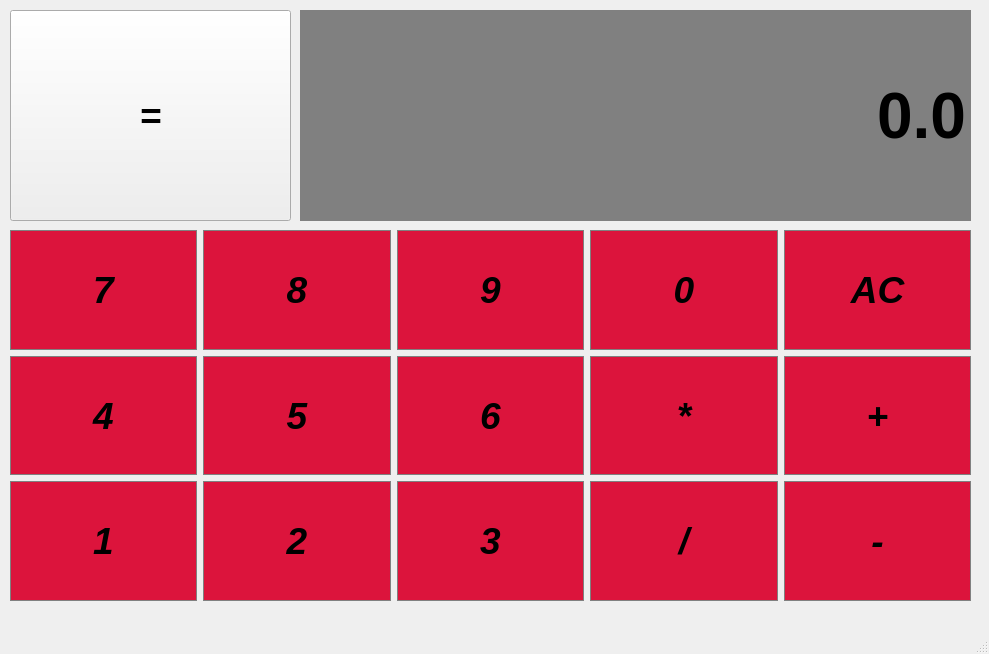
<?xml version="1.0" encoding="UTF-8"?>
<ui version="4.0">
 <class>Calc</class>
 <widget class="QMainWindow" name="Calc">
  <property name="geometry">
   <rect>
    <x>0</x>
    <y>0</y>
    <width>989</width>
    <height>654</height>
   </rect>
  </property>
  <property name="windowTitle">
   <string>Calc</string>
  </property>
  <widget class="QWidget" name="centralwidget">
   <widget class="QWidget" name="gridLayoutWidget">
    <property name="geometry">
     <rect>
      <x>10</x>
      <y>230</y>
      <width>961</width>
      <height>371</height>
     </rect>
    </property>
    <property name="sizePolicy">
     <sizepolicy hsizetype="Preferred" vsizetype="Preferred">
      <horstretch>0</horstretch>
      <verstretch>0</verstretch>
     </sizepolicy>
    </property>
    <property name="styleSheet">
     <string notr="true">QPushButton {
	background-color: #DC143C;
	border: 1px solid gray;
	padding: 5px;
}
QPushButton:pressed {
	background-color: #8B0000;
	border: 1px solid gray;
	padding: 5px;
}</string>
    </property>
    <layout class="QGridLayout" name="gridLayout">
     <item row="2" column="1">
      <widget class="QPushButton" name="Button2">
       <property name="sizePolicy">
        <sizepolicy hsizetype="Preferred" vsizetype="Preferred">
         <horstretch>0</horstretch>
         <verstretch>0</verstretch>
        </sizepolicy>
       </property>
       <property name="font">
        <font>
         <family>Arial</family>
         <pointsize>28</pointsize>
         <weight>75</weight>
         <italic>true</italic>
         <bold>true</bold>
        </font>
       </property>
       <property name="styleSheet">
        <string notr="true">QPushButton {
	background-color: #DC143C;
	border: 1px solid gray;
	padding: 5px;
}
QPushButton:pressed {
	background-color: #8B0000;
	border: 1px solid gray;
	padding: 5px;
}</string>
       </property>
       <property name="locale">
        <locale language="English" country="UnitedStates"/>
       </property>
       <property name="text">
        <string>2</string>
       </property>
      </widget>
     </item>
     <item row="1" column="4">
      <widget class="QPushButton" name="Add">
       <property name="sizePolicy">
        <sizepolicy hsizetype="Preferred" vsizetype="Preferred">
         <horstretch>0</horstretch>
         <verstretch>0</verstretch>
        </sizepolicy>
       </property>
       <property name="font">
        <font>
         <family>Arial</family>
         <pointsize>28</pointsize>
         <weight>75</weight>
         <italic>true</italic>
         <bold>true</bold>
        </font>
       </property>
       <property name="styleSheet">
        <string notr="true">QPushButton {
	background-color: #DC143C;
	border: 1px solid gray;
	padding: 5px;
}
QPushButton:pressed {
	background-color: #8B0000;
	border: 1px solid gray;
	padding: 5px;
}</string>
       </property>
       <property name="locale">
        <locale language="English" country="UnitedStates"/>
       </property>
       <property name="text">
        <string>+</string>
       </property>
      </widget>
     </item>
     <item row="1" column="3">
      <widget class="QPushButton" name="Multiply">
       <property name="sizePolicy">
        <sizepolicy hsizetype="Preferred" vsizetype="Preferred">
         <horstretch>0</horstretch>
         <verstretch>0</verstretch>
        </sizepolicy>
       </property>
       <property name="font">
        <font>
         <family>Arial</family>
         <pointsize>28</pointsize>
         <weight>75</weight>
         <italic>true</italic>
         <bold>true</bold>
        </font>
       </property>
       <property name="styleSheet">
        <string notr="true">QPushButton {
	background-color: #DC143C;
	border: 1px solid gray;
	padding: 5px;
}
QPushButton:pressed {
	background-color: #8B0000;
	border: 1px solid gray;
	padding: 5px;
}</string>
       </property>
       <property name="locale">
        <locale language="English" country="UnitedStates"/>
       </property>
       <property name="text">
        <string>*</string>
       </property>
      </widget>
     </item>
     <item row="0" column="0">
      <widget class="QPushButton" name="Button7">
       <property name="sizePolicy">
        <sizepolicy hsizetype="Preferred" vsizetype="Preferred">
         <horstretch>0</horstretch>
         <verstretch>0</verstretch>
        </sizepolicy>
       </property>
       <property name="font">
        <font>
         <family>Arial</family>
         <pointsize>28</pointsize>
         <weight>75</weight>
         <italic>true</italic>
         <bold>true</bold>
        </font>
       </property>
       <property name="styleSheet">
        <string notr="true">QPushButton {
	background-color: #DC143C;
	border: 1px solid gray;
	padding: 5px;
}
QPushButton:pressed {
	background-color: #8B0000;
	border: 1px solid gray;
	padding: 5px;
}</string>
       </property>
       <property name="locale">
        <locale language="English" country="UnitedStates"/>
       </property>
       <property name="text">
        <string>7</string>
       </property>
      </widget>
     </item>
     <item row="2" column="0">
      <widget class="QPushButton" name="Button1">
       <property name="sizePolicy">
        <sizepolicy hsizetype="Preferred" vsizetype="Preferred">
         <horstretch>0</horstretch>
         <verstretch>0</verstretch>
        </sizepolicy>
       </property>
       <property name="font">
        <font>
         <family>Arial</family>
         <pointsize>28</pointsize>
         <weight>75</weight>
         <italic>true</italic>
         <bold>true</bold>
        </font>
       </property>
       <property name="styleSheet">
        <string notr="true">QPushButton {
	background-color: #DC143C;
	border: 1px solid gray;
	padding: 5px;
}
QPushButton:pressed {
	background-color: #8B0000;
	border: 1px solid gray;
	padding: 5px;
}</string>
       </property>
       <property name="locale">
        <locale language="English" country="UnitedStates"/>
       </property>
       <property name="text">
        <string>1</string>
       </property>
      </widget>
     </item>
     <item row="0" column="3">
      <widget class="QPushButton" name="Button0">
       <property name="sizePolicy">
        <sizepolicy hsizetype="Preferred" vsizetype="Preferred">
         <horstretch>0</horstretch>
         <verstretch>0</verstretch>
        </sizepolicy>
       </property>
       <property name="font">
        <font>
         <family>Arial</family>
         <pointsize>28</pointsize>
         <weight>75</weight>
         <italic>true</italic>
         <bold>true</bold>
        </font>
       </property>
       <property name="styleSheet">
        <string notr="true">QPushButton {
	background-color: #DC143C;
	border: 1px solid gray;
	padding: 5px;
}
QPushButton:pressed {
	background-color: #8B0000;
	border: 1px solid gray;
	padding: 5px;
}</string>
       </property>
       <property name="locale">
        <locale language="English" country="UnitedStates"/>
       </property>
       <property name="text">
        <string>0</string>
       </property>
      </widget>
     </item>
     <item row="2" column="2">
      <widget class="QPushButton" name="Button3">
       <property name="sizePolicy">
        <sizepolicy hsizetype="Preferred" vsizetype="Preferred">
         <horstretch>0</horstretch>
         <verstretch>0</verstretch>
        </sizepolicy>
       </property>
       <property name="font">
        <font>
         <family>Arial</family>
         <pointsize>28</pointsize>
         <weight>75</weight>
         <italic>true</italic>
         <bold>true</bold>
        </font>
       </property>
       <property name="styleSheet">
        <string notr="true">QPushButton {
	background-color: #DC143C;
	border: 1px solid gray;
	padding: 5px;
}
QPushButton:pressed {
	background-color: #8B0000;
	border: 1px solid gray;
	padding: 5px;
}</string>
       </property>
       <property name="locale">
        <locale language="English" country="UnitedStates"/>
       </property>
       <property name="text">
        <string>3</string>
       </property>
      </widget>
     </item>
     <item row="2" column="3">
      <widget class="QPushButton" name="Divide">
       <property name="sizePolicy">
        <sizepolicy hsizetype="Preferred" vsizetype="Preferred">
         <horstretch>0</horstretch>
         <verstretch>0</verstretch>
        </sizepolicy>
       </property>
       <property name="font">
        <font>
         <family>Arial</family>
         <pointsize>28</pointsize>
         <weight>75</weight>
         <italic>true</italic>
         <bold>true</bold>
        </font>
       </property>
       <property name="styleSheet">
        <string notr="true">QPushButton {
	background-color: #DC143C;
	border: 1px solid gray;
	padding: 5px;
}
QPushButton:pressed {
	background-color: #8B0000;
	border: 1px solid gray;
	padding: 5px;
}</string>
       </property>
       <property name="locale">
        <locale language="English" country="UnitedStates"/>
       </property>
       <property name="text">
        <string>/</string>
       </property>
      </widget>
     </item>
     <item row="0" column="4">
      <widget class="QPushButton" name="Clear">
       <property name="sizePolicy">
        <sizepolicy hsizetype="Preferred" vsizetype="Preferred">
         <horstretch>0</horstretch>
         <verstretch>0</verstretch>
        </sizepolicy>
       </property>
       <property name="font">
        <font>
         <family>Arial</family>
         <pointsize>28</pointsize>
         <weight>75</weight>
         <italic>true</italic>
         <bold>true</bold>
        </font>
       </property>
       <property name="styleSheet">
        <string notr="true">QPushButton {
	background-color: #DC143C;
	border: 1px solid gray;
	padding: 5px;
}
QPushButton:pressed {
	background-color: #8B0000;
	border: 1px solid gray;
	padding: 5px;
}</string>
       </property>
       <property name="locale">
        <locale language="English" country="UnitedStates"/>
       </property>
       <property name="text">
        <string>AC</string>
       </property>
      </widget>
     </item>
     <item row="1" column="0">
      <widget class="QPushButton" name="Button4">
       <property name="sizePolicy">
        <sizepolicy hsizetype="Preferred" vsizetype="Preferred">
         <horstretch>0</horstretch>
         <verstretch>0</verstretch>
        </sizepolicy>
       </property>
       <property name="font">
        <font>
         <family>Arial</family>
         <pointsize>28</pointsize>
         <weight>75</weight>
         <italic>true</italic>
         <bold>true</bold>
        </font>
       </property>
       <property name="styleSheet">
        <string notr="true">QPushButton {
	background-color: #DC143C;
	border: 1px solid gray;
	padding: 5px;
}
QPushButton:pressed {
	background-color: #8B0000;
	border: 1px solid gray;
	padding: 5px;
}</string>
       </property>
       <property name="locale">
        <locale language="English" country="UnitedStates"/>
       </property>
       <property name="text">
        <string>4</string>
       </property>
      </widget>
     </item>
     <item row="1" column="1">
      <widget class="QPushButton" name="Button5">
       <property name="sizePolicy">
        <sizepolicy hsizetype="Preferred" vsizetype="Preferred">
         <horstretch>0</horstretch>
         <verstretch>0</verstretch>
        </sizepolicy>
       </property>
       <property name="font">
        <font>
         <family>Arial</family>
         <pointsize>28</pointsize>
         <weight>75</weight>
         <italic>true</italic>
         <bold>true</bold>
        </font>
       </property>
       <property name="styleSheet">
        <string notr="true">QPushButton {
	background-color: #DC143C;
	border: 1px solid gray;
	padding: 5px;
}
QPushButton:pressed {
	background-color: #8B0000;
	border: 1px solid gray;
	padding: 5px;
}</string>
       </property>
       <property name="locale">
        <locale language="English" country="UnitedStates"/>
       </property>
       <property name="text">
        <string>5</string>
       </property>
      </widget>
     </item>
     <item row="2" column="4">
      <widget class="QPushButton" name="Subtract">
       <property name="sizePolicy">
        <sizepolicy hsizetype="Preferred" vsizetype="Preferred">
         <horstretch>0</horstretch>
         <verstretch>0</verstretch>
        </sizepolicy>
       </property>
       <property name="font">
        <font>
         <family>Arial</family>
         <pointsize>28</pointsize>
         <weight>75</weight>
         <italic>true</italic>
         <bold>true</bold>
        </font>
       </property>
       <property name="styleSheet">
        <string notr="true">QPushButton {
	background-color: #DC143C;
	border: 1px solid gray;
	padding: 5px;
}
QPushButton:pressed {
	background-color: #8B0000;
	border: 1px solid gray;
	padding: 5px;
}</string>
       </property>
       <property name="locale">
        <locale language="English" country="UnitedStates"/>
       </property>
       <property name="text">
        <string>-</string>
       </property>
      </widget>
     </item>
     <item row="0" column="2">
      <widget class="QPushButton" name="Button9">
       <property name="sizePolicy">
        <sizepolicy hsizetype="Preferred" vsizetype="Preferred">
         <horstretch>0</horstretch>
         <verstretch>0</verstretch>
        </sizepolicy>
       </property>
       <property name="font">
        <font>
         <family>Arial</family>
         <pointsize>28</pointsize>
         <weight>75</weight>
         <italic>true</italic>
         <bold>true</bold>
        </font>
       </property>
       <property name="styleSheet">
        <string notr="true">QPushButton {
	background-color: #DC143C;
	border: 1px solid gray;
	padding: 5px;
}
QPushButton:pressed {
	background-color: #8B0000;
	border: 1px solid gray;
	padding: 5px;
}</string>
       </property>
       <property name="locale">
        <locale language="English" country="UnitedStates"/>
       </property>
       <property name="text">
        <string>9</string>
       </property>
      </widget>
     </item>
     <item row="1" column="2">
      <widget class="QPushButton" name="Button6">
       <property name="sizePolicy">
        <sizepolicy hsizetype="Preferred" vsizetype="Preferred">
         <horstretch>0</horstretch>
         <verstretch>0</verstretch>
        </sizepolicy>
       </property>
       <property name="font">
        <font>
         <family>Arial</family>
         <pointsize>28</pointsize>
         <weight>75</weight>
         <italic>true</italic>
         <bold>true</bold>
        </font>
       </property>
       <property name="styleSheet">
        <string notr="true">QPushButton {
	background-color: #DC143C;
	border: 1px solid gray;
	padding: 5px;
}
QPushButton:pressed {
	background-color: #8B0000;
	border: 1px solid gray;
	padding: 5px;
}</string>
       </property>
       <property name="locale">
        <locale language="English" country="UnitedStates"/>
       </property>
       <property name="text">
        <string>6</string>
       </property>
      </widget>
     </item>
     <item row="0" column="1">
      <widget class="QPushButton" name="Button8">
       <property name="sizePolicy">
        <sizepolicy hsizetype="Preferred" vsizetype="Preferred">
         <horstretch>0</horstretch>
         <verstretch>0</verstretch>
        </sizepolicy>
       </property>
       <property name="font">
        <font>
         <family>Arial</family>
         <pointsize>28</pointsize>
         <weight>75</weight>
         <italic>true</italic>
         <bold>true</bold>
        </font>
       </property>
       <property name="styleSheet">
        <string notr="true">QPushButton {
	background-color: #DC143C;
	border: 1px solid gray;
	padding: 5px;
}
QPushButton:pressed {
	background-color: #8B0000;
	border: 1px solid gray;
	padding: 5px;
}</string>
       </property>
       <property name="locale">
        <locale language="English" country="UnitedStates"/>
       </property>
       <property name="text">
        <string>8</string>
       </property>
      </widget>
     </item>
    </layout>
   </widget>
   <widget class="QLineEdit" name="Display">
    <property name="geometry">
     <rect>
      <x>300</x>
      <y>10</y>
      <width>671</width>
      <height>211</height>
     </rect>
    </property>
    <property name="font">
     <font>
      <family>Arial</family>
      <pointsize>48</pointsize>
      <weight>75</weight>
      <bold>true</bold>
     </font>
    </property>
    <property name="styleSheet">
     <string notr="true">QLineEdit {
	background-color: gray;
	border: 1px solid gray;
	color #000000
}</string>
    </property>
    <property name="locale">
     <locale language="English" country="UnitedStates"/>
    </property>
    <property name="text">
     <string>0.0</string>
    </property>
    <property name="alignment">
     <set>Qt::AlignRight|Qt::AlignTrailing|Qt::AlignVCenter</set>
    </property>
   </widget>
   <widget class="QPushButton" name="Equals">
    <property name="geometry">
     <rect>
      <x>10</x>
      <y>10</y>
      <width>281</width>
      <height>211</height>
     </rect>
    </property>
    <property name="font">
     <font>
      <family>Arial</family>
      <pointsize>28</pointsize>
      <weight>75</weight>
      <italic>true</italic>
      <bold>true</bold>
     </font>
    </property>
    <property name="locale">
     <locale language="English" country="UnitedStates"/>
    </property>
    <property name="text">
     <string>=</string>
    </property>
   </widget>
  </widget>
  <widget class="QMenuBar" name="menubar">
   <property name="geometry">
    <rect>
     <x>0</x>
     <y>0</y>
     <width>989</width>
     <height>26</height>
    </rect>
   </property>
  </widget>
  <widget class="QStatusBar" name="statusbar"/>
 </widget>
 <resources/>
 <connections/>
</ui>
